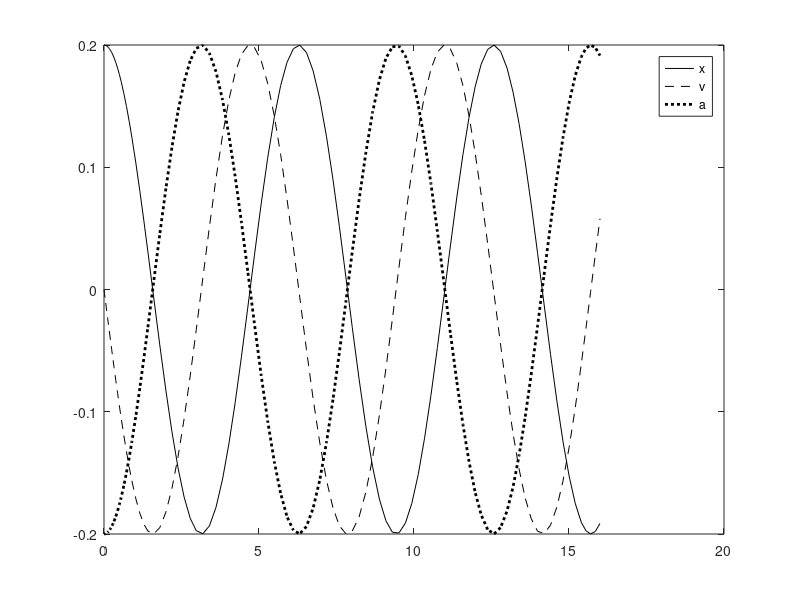

MATLAB code for this plot:
function oscylatorharmoniczny 

global m k 
m = 1250;
k = 1250;
[t,y]= ode45(@poch, [0,16], [0.2 0]);
a=(1/m)*(-k*y(:,1));
plot(t,y(:,1),'k',t,y(:,2),'--k',t,a,' :k','lineWidth',2)
legend('x','v','a')

function dy=poch(t,y)
global m k
dy = [y(2);(1/m)*(-k*y(1))];